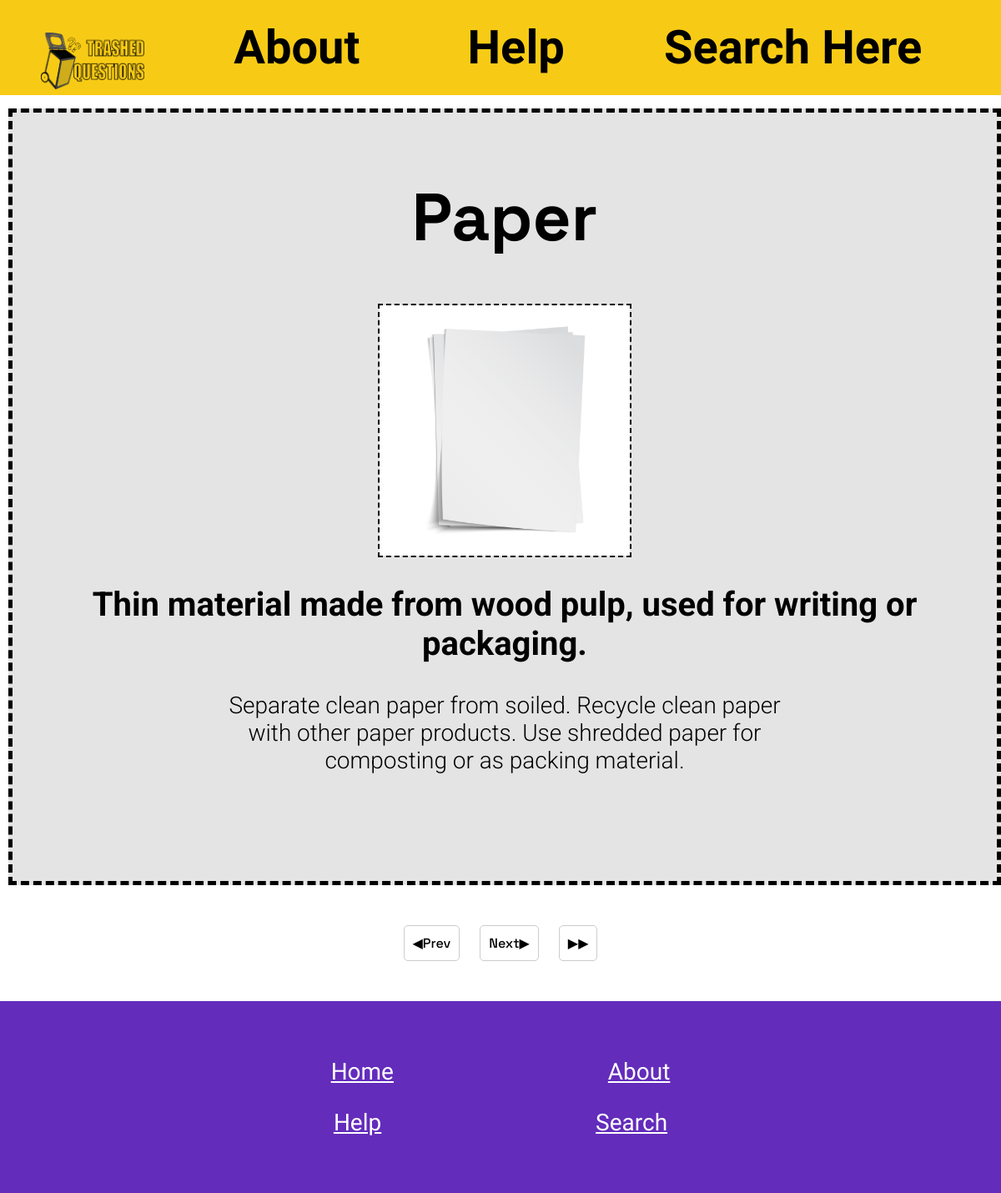
Screenshot of /item/3 with the database file from the repository.
### tables this page shows
CREATE TABLE Trash (id INTEGER PRIMARY KEY AUTOINCREMENT, name TEXT NOT NULL, description TEXT, instructions TEXT, bins INTEGER NOT NULL REFERENCES Bins (id), rrr INTEGER NOT NULL REFERENCES RRR (id), image TEXT);

### Routes.py (the view)
@app.route('/item/<int:id>')
def item(id):
    conn = sqlite3.connect("Webdatabase.db")
    cur = conn.cursor()
    cur.execute("SELECT * FROM Trash WHERE id=?", (id,))
    trash = cur.fetchone()
    cur.execute("SELECT id FROM Trash ORDER BY ID DESC")
    max_limit = cur.fetchone()
    next_button = id+1
    previous_button = id-1
    next_by_10_button = id+10
    previous_by_10_button = id-10
    hide_previous_by_10_button = None
    hide_next_by_10_button = None
    hide_next_button = None
    hide_previous_button = None
    if id > max_limit[0]:
        return redirect(url_for('homepage'))
    if id == max_limit[0] or id >= max_limit[0]:
        id = max_limit[0]
        next_button = id
        next_by_10_button = id
        hide_next_button = HIDDEN
    if id <= 0:
        return redirect(url_for('homepage'))
    if id == 1:
        hide_previous_button = HIDDEN
    if id <= 10:
        hide_previous_by_10_button = HIDDEN
    if id+9 >= max_limit[0]:
        hide_next_by_10_button = HIDDEN
    cur = conn.cursor()
    cur.execute("SELECT bins FROM Trash WHERE id=?", (id,))
    bins = cur.fetchone()
    color = DEFAULT
    if bins == (1,):
        color = DEFAULT
    if bins == (2,) or bins == (6,):
        color = TRASH
    if bins == (3,) or bins == (5,) or bins == (7,) or bins == (8,):
        color = RECYCLE
    if bins == (4,):
        color = COMPOST
    return render_template('item.html', trash=trash, idp=next_button,
                           idm=previous_button, idp10=next_by_10_button,
                           idm10=previous_by_10_button,
                           hideprev=hide_previous_button,
                           hideforw=hide_next_button,
                           hideprevall=hide_previous_by_10_button,
                           hideforwall=hide_next_by_10_button, color=color)

### templates/item.html (shortened to what this page needs)
{% extends 'layout.html' %}
{% block content %}
<div class="box" style="display:block">
    <h1 style="text-align: center;">{{trash[1]}}</h1>
    <img src = "/static/images/{{trash[6]}}" class = "image" style="text-align: center;" title="{{trash[1]}}"/>
    <h2 style="text-align: center;">{{trash[2]}}</h2>
    <p style="text-align: center;">{{trash[3]}}</p>
</div>
<div style="text-align: center;">
    <a class="button" {{hideprev}} href="{{ '/item/%s'%idm }}">◀Prev</a>
    <a class="button" {{hideforw}} href="{{ '/item/%s'%idp }}">Next▶</a>
    <a class="button" {{hideforwall}} href="{{ '/item/%s'%idp10 }}">▶▶</a>
</div>
{% endblock %}

### static/style.css (style rules this page uses)
body { margin: 0; padding: 0; }
.image { height: 300px; margin-left: auto; margin-right: auto; display:block; border:2.5px dashed black; }
h1 { font-size: 500%; font-family: "Space Grotesk", sans-serif; font-weight: 700; font-style: normal; text-align: center; }
h2 { font-size: 250%; font-family: "Roboto", sans-serif; font-weight: 700; font-style: normal; }
p { font-size: 175%; font-family: "Roboto", sans-serif; font-weight: 300; font-style: normal; margin-left: auto; margin-right: auto; display:block; text-align: center; width: 700px; }
.button { margin:10px; padding:10px; border:1px solid #ccc; border-radius:5px; font-family: "Space Grotesk", sans-serif; font-weight: 500; font-style: normal; }
a { text-decoration: none; color:black }
main div { margin-bottom:5%; }
.box { background-color: #e4e4e4; width: 100%; height:auto; padding-bottom:100px; border: dashed 5px; padding-top: 20px; }

### rows the page displays
Trash: name "Paper", image (picture), description "Thin material made from wood pulp, used for writing or packaging.", instructions "Separate clean paper from soiled. Recycle clean paper with other paper products. Use shredded paper for composting or as packing material."
